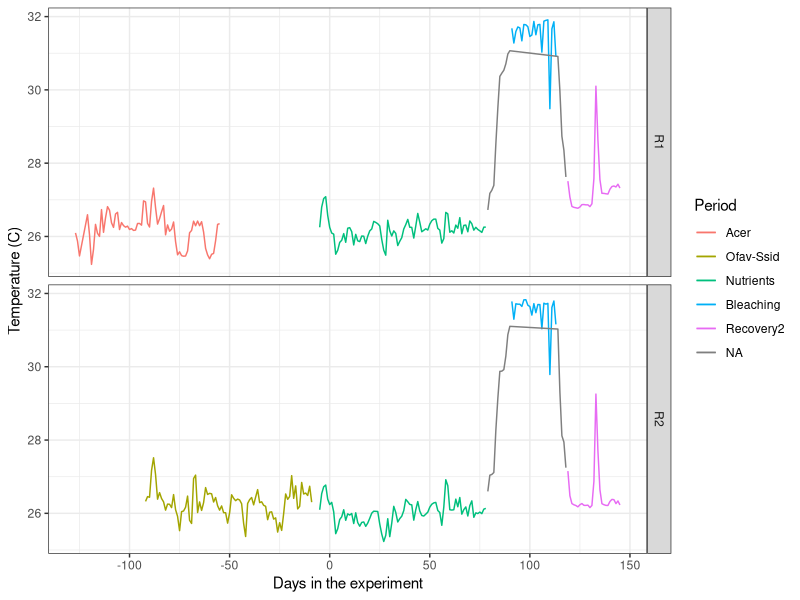
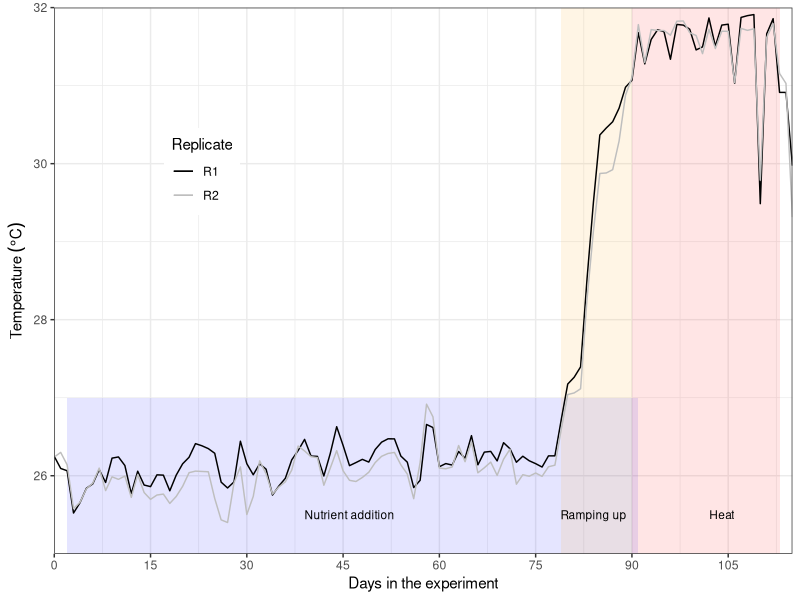
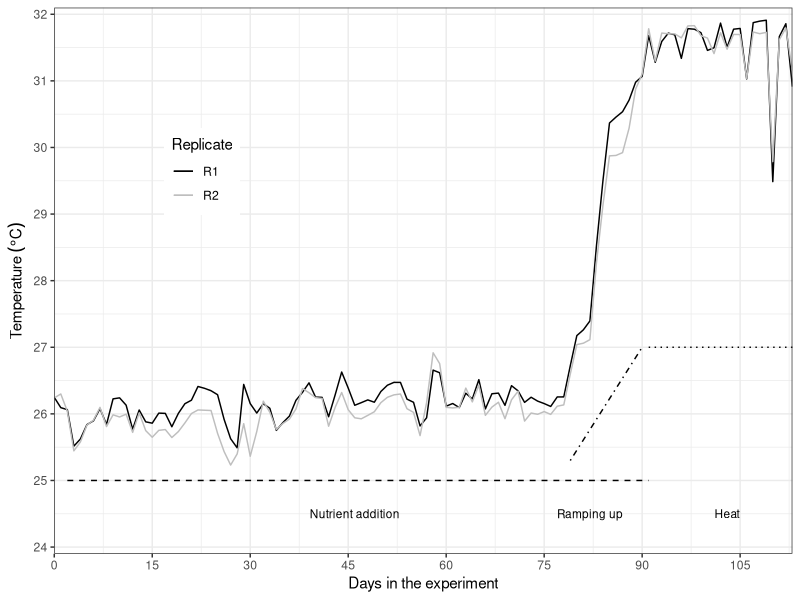
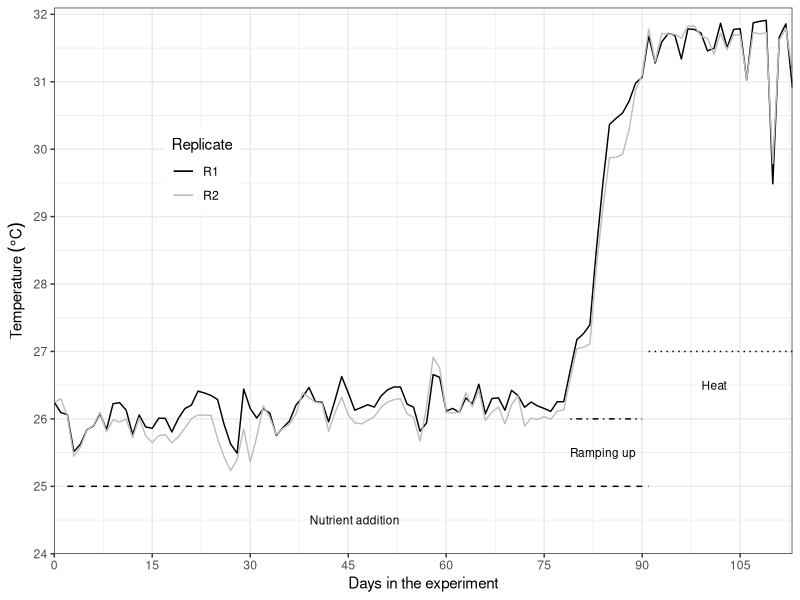

Generate these figures, in order, with R:
## ---- chunk 1
knitr::opts_chunk$set(echo = TRUE, warning = FALSE, message = FALSE)
## ---- chunk 2
# Libraries
    library(plyr)
    library(tidyverse)
    library(reshape2)
    library(ggthemes)
    library(lubridate)

# Default ggplot settings

    ggthe_bw<-theme(plot.background=element_blank(),
          panel.grid.major.y = element_blank(),
          panel.grid.major.x = element_blank(),
          panel.grid.minor.x = element_blank(),
          panel.grid.minor.y = element_blank(),
          legend.box.background = element_rect(),
          panel.background =element_rect(fill = NA, color = "black")
          )+
    theme_bw()
## ---- chunk 3
Temperature<-read.csv("Day_Tem.csv", header = T)

Temperature$Period<-factor((Temperature$Period),levels=c
              ("Acer","Ofav-Ssid","Nutrients", "Ramping up",
                "Bleaching","Ramping down", "Recovery2"))
  
# Temperature data available from each treatment-replicate-day
Periods.days <- ddply (Temperature, .(Period, Treatment),summarise,
                Dmin = min (Day, na.rm = F), 
                Dmax = max (Day, na.rm = F))
Periods.days
## ---- chunk 4
Temperature_Periods_R<- ggplot(Temperature, aes (Day, Temperature, 
                                               colour=factor(Period))) +
  stat_summary(fun.data = "mean_cl_boot",geom = "errorbar", width = 0.2 )+
  stat_summary(fun.y=mean, geom="line") +   ggthe_bw +
  xlab("Days in the experiment")  + guides(colour=guide_legend("Period")) +
  ylab("Temperature (C)") + facet_grid(Replicate~.) 
Temperature_Periods_R

Summary_Period <- ddply (Temperature, .(Period),summarise, 
                              Temp = mean (Temperature, na.rm = T),
                              Tsd  = sd (Temperature, na.rm = T), 
                              Tmax = max (Temperature, na.rm = T),
                              Tmin = min (Temperature, na.rm = T))
Summary_Period
  
Summary_Tanks <- ddply (Temperature, .(Period, Treatment, Replicate),summarise, 
                             Temp = mean (Temperature, na.rm = T),
                             Tsd  = sd (Temperature, na.rm = T), 
                             Tmax = max (Temperature, na.rm = T),
                             Tmin = min (Temperature, na.rm = T))
Summary_Tanks
## ---- chunk 5
Temperature_Experiment_Colours<- ggplot(Temperature, aes (
  Day, Temperature, colour=Replicate)) +
    ggthe_bw +
    scale_y_continuous(limits = c(25,32),
                       name=(expression("Temperature"~(degree*C))),
                       expand = c(0, 0)) +
    scale_x_continuous(name="Days in the experiment",
                       limits = c(0,115),
                       breaks = seq(0, 115, 15),  
                       expand = c(0, 0))+
     annotate("rect", xmin= c(2,79,90), xmax = c(91, 90, 113),
              ymin = c(25, 25, 25), 
              ymax = c(27, 32, 32), fill=c("blue" , "orange", "red"), alpha = .1)+
    annotate("text", x= c(46, 84, 104), y = 25.5, 
              label=c("Nutrient addition", "Ramping up", "Heat"), size=3) +
    theme(legend.position=c(0.2, 0.7)) +
    scale_colour_manual(values = c("black","gray"))+
    stat_summary(fun.data = "mean_cl_boot",geom = "errorbar", width = 0.2 )+
    stat_summary(fun.y=mean, geom="line") 
  Temperature_Experiment_Colours
  
## ---- chunk 6
  
  Temperature_BW<- ggplot(Temperature, aes (Day, Temperature, colour=Replicate)) +
    ggthe_bw +
    scale_y_continuous(limits = c(23.9,32.1),
                       name=(expression("Temperature"~(degree*C))),
                       breaks = seq(24, 32, 1),  
                       expand = c(0, 0)) +
    scale_x_continuous(name="Days in the experiment",
                       limits = c(0,113),
                       breaks = seq(0, 113, 15),  
                       expand = c(0, 0))+
  
    annotate("segment", x = 2, xend = 91, y = 25, yend = 25,
              colour = "black", linetype=2)+
    annotate("segment", x = 79, xend = 90, y = 25.3, yend = 27,
              colour = "black", linetype=4)+
    annotate("segment", x = 91, xend = 113, y = 27, yend = 27,
              colour = "black", linetype=3)+

    annotate("text", x= c(46, 82, 103), y = 24.5, 
             label=c("Nutrient addition", "Ramping up", "Heat"), size=3) +
    theme(legend.position=c(0.2, 0.7)) +
    scale_colour_manual(values = c("black","gray"))+
    stat_summary(fun.data = "mean_cl_boot",geom = "errorbar", width = 0.2 )+
    stat_summary(fun.y=mean, geom="line") 
  Temperature_BW
  
  # ggsave(file="Figure_1_Experiment_a.svg", dpi = 300, plot=Temperature_BW, width=3.5, height=2)
  
## ---- chunk 7
  
  Temperature_BW2<- ggplot(Temperature, aes (Day, Temperature, colour=Replicate)) +
    ggthe_bw +
    scale_y_continuous(limits = c(24,32.1),
                       name=(expression("Temperature"~(degree*C))),
                       breaks = seq(24, 32, 1),  
                       expand = c(0, 0)) +
    scale_x_continuous(name="Days in the experiment",
                       limits = c(0,113),
                       breaks = seq(0, 113, 15),  
                       expand = c(0, 0))+
  
    annotate("segment", x = 2, xend = 91, y = 25, yend = 25,
              colour = "black", linetype=2)+
    annotate("segment", x = 79, xend = 90, y = 26, yend = 26,
              colour = "black", linetype=4)+
    annotate("segment", x = 91, xend = 113, y = 27, yend = 27,
              colour = "black", linetype=3)+

    annotate("text", x= c(46, 84, 101), y = c(24.5,25.5, 26.5), 
             label=c("Nutrient addition", "Ramping up", "Heat"), size=3) +
    theme(legend.position=c(0.2, 0.7)) +
    scale_colour_manual(values = c("black","gray"))+
    stat_summary(fun.data = "mean_cl_boot",geom = "errorbar", width = 0.2 )+
    stat_summary(fun.y=mean, geom="line") 
  Temperature_BW2
  
  # ggsave(file="Figure_1_Experiment_b.svg", plot=Temperature_BW2, dpi = 300, width=3.5, height=2)
  
